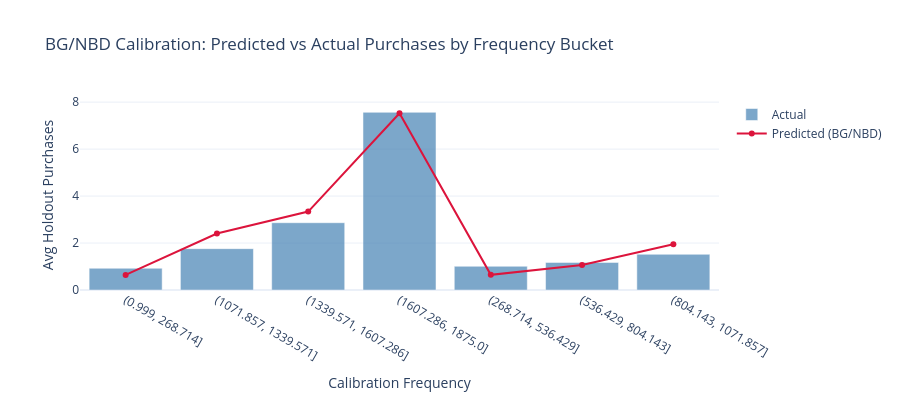

The code cell stored with this chart in its notebook:
### Markdown cell above
## 6. Calibration Plots

### Code cell
# Predicted vs actual purchases (frequency buckets), aligned to holdout window length
bgf = model.bgf
if bgf is None:
    raise RuntimeError('BG/NBD model is not fitted.')
cal_pd = polars_rfm_to_pandas(rfm_df)
hold_pd = polars_rfm_to_pandas(holdout_rfm_df)
common_idx = cal_pd.index.intersection(hold_pd.index)
cal_pd = cal_pd.loc[common_idx].copy()
hold_pd = hold_pd.loc[common_idx].copy()
cal_pd['predicted_holdout'] = bgf.conditional_expected_number_of_purchases_up_to_time(
    metrics['holdout_days'], cal_pd['frequency'], cal_pd['recency'], cal_pd['T']
)
cal_pd['actual_holdout'] = hold_pd['frequency'].values
n_buckets = 7
cal_pd['frequency_bucket'] = pd.qcut(
    cal_pd['frequency'].rank(method='first'), q=n_buckets, duplicates='drop'
).astype(str)
cal_data_pd = (
    cal_pd.groupby('frequency_bucket', as_index=False)
    .agg(
        predicted_purchases_avg=('predicted_holdout', 'mean'),
        actual_purchases_avg=('actual_holdout', 'mean'),
        customer_count=('actual_holdout', 'size'),
    )
)
cal_data = pl.from_pandas(cal_data_pd)
display(cal_data)

fig = go.Figure()
fig.add_trace(go.Bar(
    x=cal_data['frequency_bucket'].to_list(),
    y=cal_data['actual_purchases_avg'].to_list(),
    name='Actual', marker_color='steelblue', opacity=0.7
))
fig.add_trace(go.Scatter(
    x=cal_data['frequency_bucket'].to_list(),
    y=cal_data['predicted_purchases_avg'].to_list(),
    mode='lines+markers', name='Predicted (BG/NBD)',
    line=dict(color='crimson', width=2)
))
fig.update_layout(
    title='BG/NBD Calibration: Predicted vs Actual Purchases by Frequency Bucket',
    xaxis_title='Calibration Frequency',
    yaxis_title='Avg Holdout Purchases',
    height=400,
)
fig.show()

### Figure 1 — Plotly figure (JSON) as saved in the notebook; plotly's stock layout.template omitted (floating-point values rounded to 4 significant figures)
{"data": [{"marker": {"color": "steelblue"}, "name": "Actual", "opacity": 0.7, "type": "bar", "x": ["(0.999, 268.714]", "(1071.857, 1339.571]", "(1339.571, 1607.286]", "(1607.286, 1875.0]", "(268.714, 536.429]", "(536.429, 804.143]", "(804.143, 1071.857]"], "y": [0.9254, 1.761, 2.866, 7.567, 1.011, 1.175, 1.521]}, {"line": {"color": "crimson", "width": 2}, "mode": "lines+markers", "name": "Predicted (BG/NBD)", "type": "scatter", "x": ["(0.999, 268.714]", "(1071.857, 1339.571]", "(1339.571, 1607.286]", "(1607.286, 1875.0]", "(268.714, 536.429]", "(536.429, 804.143]", "(804.143, 1071.857]"], "y": [0.6411, 2.406, 3.341, 7.527, 0.6456, 1.063, 1.952]}], "layout": {"height": 400, "title": {"text": "BG/NBD Calibration: Predicted vs Actual Purchases by Frequency Bucket"}, "xaxis": {"title": {"text": "Calibration Frequency"}}, "yaxis": {"title": {"text": "Avg Holdout Purchases"}}}}
